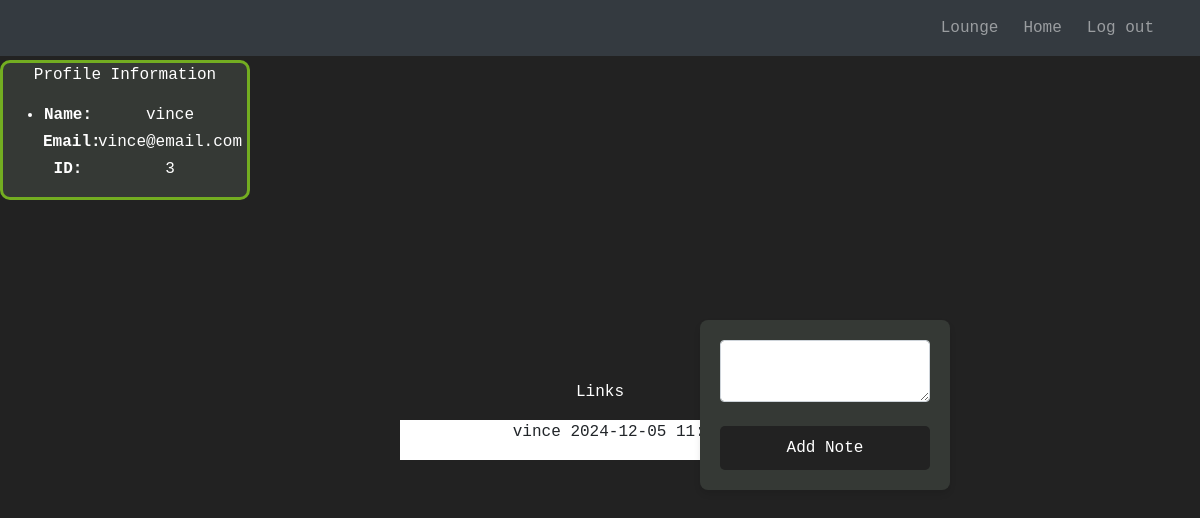
/ (signed in), run on an earlier commit of the app's database.
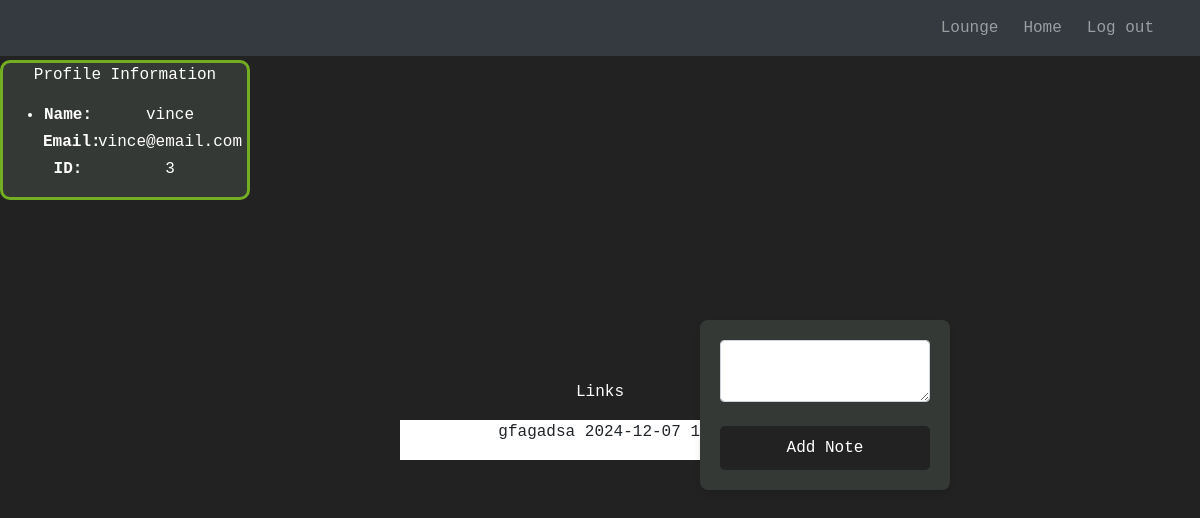
And on a later commit of the database.
### website/models.py (models this page shows)
class Note(db.Model):
    id = db.Column(db.Integer, primary_key=True)
    data = db.Column(db.String(10000))
    date = db.Column(db.DateTime(timezone=True), default=func.now())
    user_id = db.Column(db.Integer, db.ForeignKey('user.id'))

class User(db.Model, UserMixin):
    id = db.Column(db.Integer, primary_key=True)
    email = db.Column(db.String(150), unique=True)
    password = db.Column(db.String(150))
    first_name = db.Column(db.String(150))
    notes = db.relationship('Note')
    chats = db.relationship('Chat')

### website/views.py (the view, shortened to what this page needs)
@views.route('/', methods=['GET', 'POST'])
@login_required
def home():
    return render_template("home.html", user=current_user)

### website/__init__.py (called while the page is built)
def create_app():
    app = Flask(__name__)
    app.config['SECRET_KEY'] = 'DSA Group 4'
    app.config['SQLALCHEMY_DATABASE_URI'] = f'sqlite:///{DB_NAME}'
    db.init_app(app)
    from .views import views
    from .auth import auth
    app.register_blueprint(views, url_prefix='/')
    app.register_blueprint(auth, url_prefix='/')
    from .models import User, Note
    with app.app_context():
        db.create_all()
    login_manager = LoginManager()
    login_manager.login_view = 'auth.login'
    login_manager.init_app(app)
    @login_manager.user_loader
    def load_user(id):
        return User.query.get(int(id))
    return app

### website/templates/home.html (shortened to what this page needs)
{% extends "base.html" %}
{% block content %}
<div align="center" class="input-block">
  <p class="links">Links</p>
  <ul class="data-list" id="notes">
    {% for note in user.notes %}
    <li class="data-list">
      {{ note.data }}
      {{ note.date }}
      <button type="button" class="close" onClick="deleteNote({{ note.id }})">
        <span aria-hidden="true">&times;</span>
      </button>
    </li>
    {% endfor %}
  </ul>
</div>
<div align="center" class="link-container">
  <div class="profile">
    <p align="center" class="profile-title">Profile Information</p>
    <ul align="center" class="list-group list-group-flush" id="users">
      <li class="profile-table">
        <div class="profile-row">
          <div class="profile-label">Name:</div>
          <div class="profile-data">{{ user.first_name }}</div>
        </div>
        <div class="profile-row">
          <div class="profile-label">Email:</div>
          <div class="profile-data">{{ user.email }}</div>
        </div>
        <div class="profile-row">
          <div class="profile-label">ID:</div>
          <div class="profile-data">{{ user.id }}</div>
        </div>
      </li>
    </ul>
  </div>
</div>
<div class="button-block">
  <form method="POST">
    <textarea name="note" id="note" class="form-control" required></textarea>
    <br />
    <div align="center">
      <button type="submit" class="btn btn-primary">Add Note</button>
    </div>
  </form>
</div>
{% endblock %}

### website/templates/base.html (shortened to what this page needs)
<!DOCTYPE html>
<html>
  <head>
    <link
      rel="stylesheet"
      href="https://stackpath.bootstrapcdn.com/bootstrap/4.4.1/css/bootstrap.min.css"
    />
    <link
      rel="stylesheet"
      href="https://stackpath.bootstrapcdn.com/font-awesome/4.7.0/css/font-awesome.min.css"
    />
    <link rel="stylesheet" href="static/sign_up.css">
    <link rel="stylesheet" href="static/home.css">
    <link rel="stylesheet" href="static/admin-dashboard.css">
    <link rel="stylesheet" href="static/lounge.css">
  </head>
  <body>
    <nav class="navbar navbar-dark bg-dark fixed-top">
      <div class="container-fluid">
        <div class="navbar-nav ml-auto d-flex flex-row">
          {% if user.is_authenticated %}
          <a class="nav-item nav-link" id="lounge" href="/lounge">Lounge</a>
          <a class="nav-item nav-link" id="home" href="/">Home</a>
          <a class="nav-item nav-link" id="logout" href="/logout">Log out</a>
          {% else %}
          <a class="nav-item nav-link" id="login" href="/login">Login</a>
          <a class="nav-item nav-link" id="signUp" href="/sign-up">Sign Up</a>
          <a class="nav-item nav-link" id="admin" href="/admin-login">Admin</a>
          {% endif %}
        </div>
      </div>
    </nav>
    <div class="container">{% block content %} {% endblock %}</div>
  </body>
</html>

### website/static/sign_up.css (style rules this page uses)
body { font-family: monospace, monospace; background-color: #222222; margin: 0; padding: 0; display: flex; justify-content: center; align-items: center; height: 100vh; }
form { background-color: #353935; padding: 20px; border-radius: 8px; box-shadow: 0 4px 6px rgba(0, 0, 0, 0.1); width: 100%; max-width: 400px; margin: auto; }
button[type="submit"] { width: 100%; padding: 10px; background-color: #222222; color: #ffffff; border: none; border-radius: 5px; font-size: 16px; cursor: pointer; transition: background-color 0.3s; }
.navbar { justify-content: flex-start; padding-left: 10px; }
.nav-item { margin-right: 15px; margin-left: 10px; }
body { padding-top: 56px; }
.navbar-nav { align-items: center; }
.profile-table { color: #ffffff; margin-left: 40px; }
.profile-data { color: #ffffff; margin: auto; }
.profile { position: fixed; left: 10px; bottom: 20px; width: 300px; border: 3px solid #222222; border-radius:10px; background-color: #353935; }
.profile-title { color: #ffffff; }

### website/static/home.css (style rules this page uses)
.links { color: #ffffff; background-color: #222222; }
.profile { position: fixed; top: 60px; left: 0; width: 250px; height:140px; border: 3px solid #73AD21; }
.profile-row { display: flex; margin-bottom: 3px; }
.profile-label { font-weight: bold; width: 50px; }
.data-list { background-color: white; width:400px; height:40px; }
.button-block { position: fixed; top: 320px; right: 250px; width: 250px; height:140px; }
.link-container { position: fixed; }
.data-list { list-style: none; }

What changed in the data, as far as the page shows it:
removed Note: data "vince", date "2024-12-05 11:11:47"
added Note: data "gfagadsa", date "2024-12-07 16:31:41"
